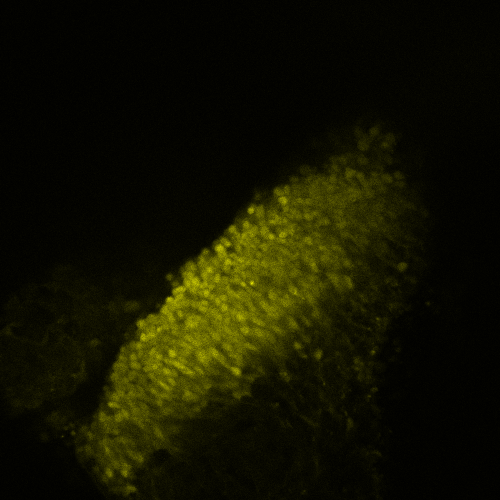
%> input picture Figure 5 - Spatial period analysis/Fig 5A - Image analysis pipeline/data/Exp1_2023_10_13/LatA 100nM/Slice 1/Lat A 100nM Slice1 z13.png, 1000 x 1000 px (shown at 1/2 size)
$ octave Slice1_100nM.m   (GNU Octave 9; MATLAB toolbox functions it lacks are replaced by stand-ins)
%> lines starting %> are read from the running program, lines starting %| are printed output that depends on the picture
clear, clc, close all

polyNum = 4;

%% load data and rotate
imag=imread('Lat A 100nM Slice1 z13.png');
%> imag is the input picture: size 1000x1000x3 uint8; mean R, G, B 19, 19, 0
dx=1/2.35; % Magnification factor pixels/um
figure(1), clf, subplot(121), imshow(imag)
title('Raw data')
im=imrotate(imag,45,'bilinear','crop');
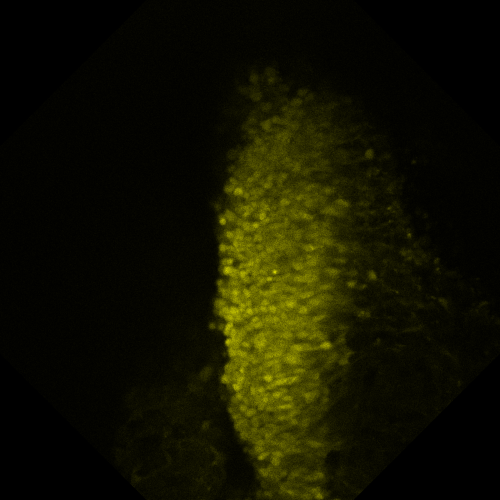
%> im: size 1000x1000x3 uint8 (shown at 1/2 size); mean R, G, B 18.1, 18.1, 0
figure(1), subplot(122), imshow(im)
title('Rotated image')

%left roi
left_x = 200;
left_y = 400;
left_w = 20;
left_h = 500;

% [5 lines of commented-out code are left out]

rectangle('Position',[left_x, left_y, left_w, left_h],...
          'Curvature',[0,0],...
         'LineWidth',1, 'EdgeColor','w')

%right roi
right_x = 570;
right_y = left_y;
right_w = 20;
right_h = left_h;

rectangle('Position',[right_x, right_y, right_w, right_h],...
          'Curvature',[0,0],...
         'LineWidth',1, 'EdgeColor','w')
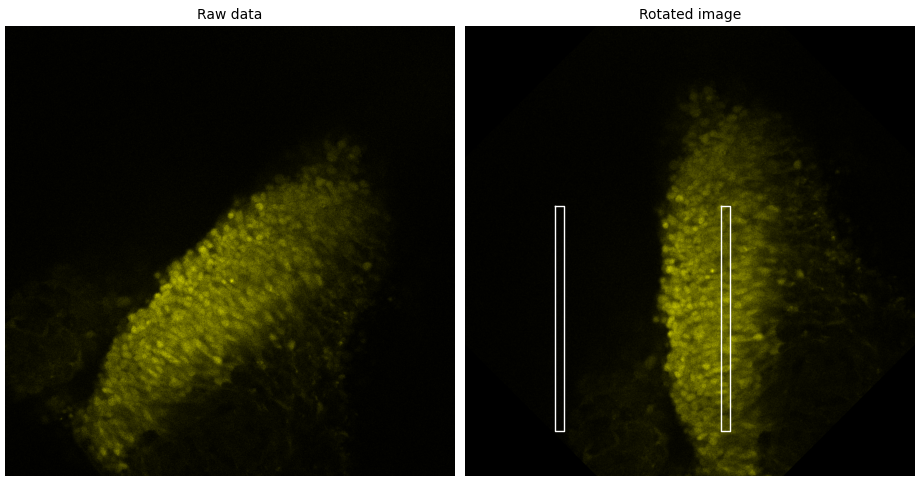
%> figure redrawn from the program's plot data, 2 panels

heightInMicrons = left_h*dx

% Crop to region of interest

roi_left=im(left_y:left_y+left_h, left_x:left_x+left_w);
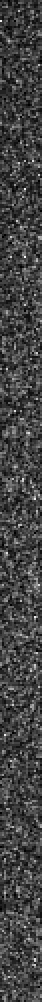
%> roi_left: size 501x21 uint8 (shown 2 times larger); min 0, max 15, mean 3.92; drawn with min black and max white

figure(2), subplot(241), imagesc(roi_left), title('Left side'), axis equal, xlim([0 size(roi_left,2)]);


roi_right=im(right_y:right_y+right_h, right_x:right_x+right_w);
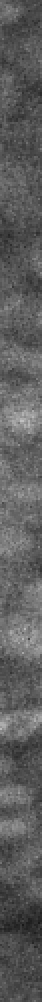
%> roi_right: size 501x21 uint8 (shown 2 times larger); min 24, max 194, mean 92.9
subplot(245), imagesc(roi_right), title('Right side'), axis equal, xlim([0 size(roi_left,2)]);;
colormap(jet)

%%
% get the mean across DV
% figure(10)
% plot(double(roi_left')); hold on
% plot(mean(double(roi_left')))
venus_left=mean(double(roi_left'));
%> venus_left = 501 values, max 5.81 at index 217, min 2.24 at index 23, mean 3.92
venus_right=mean(double(roi_right'));
%> venus_right = 501 values, max 150.2 at index 211, min 42.86 at index 465, mean 92.91
xl=[1:numel(venus_left)]*dx; % distance vect
%> xl = 501 values from 0.426 to 213.2
xr=[1:numel(venus_right)]*dx;
%> xr = 501 values from 0.426 to 213.2

% plot the data
figure(2),subplot(2,4,2),plot(xl,venus_left),hold on
xlabel('Distance (um)'), ylabel('Fluorescent Intensity');
% estimate trend
p = polyfit(xl,venus_left,polyNum);
%> p = [6.48e-09 -2.39e-06 0.000218 0.00423 3.28]
fit = polyval(p,xl);
%> fit = 501 values, max 4.31 at index 501, min 3.28 at index 1, mean 3.92
plot(xl,fit,'r'), title('Detrending line');
% acf of detrended
% get the ACF of mean venus
venus_left=venus_left-fit;
%> venus_left = 501 values, max 1.69 at index 217, min -1.52 at index 201, mean 3.73e-15
subplot(243), plot(xl,venus_left,'r');
%> after `plot(xl,venus_left,'r')`:
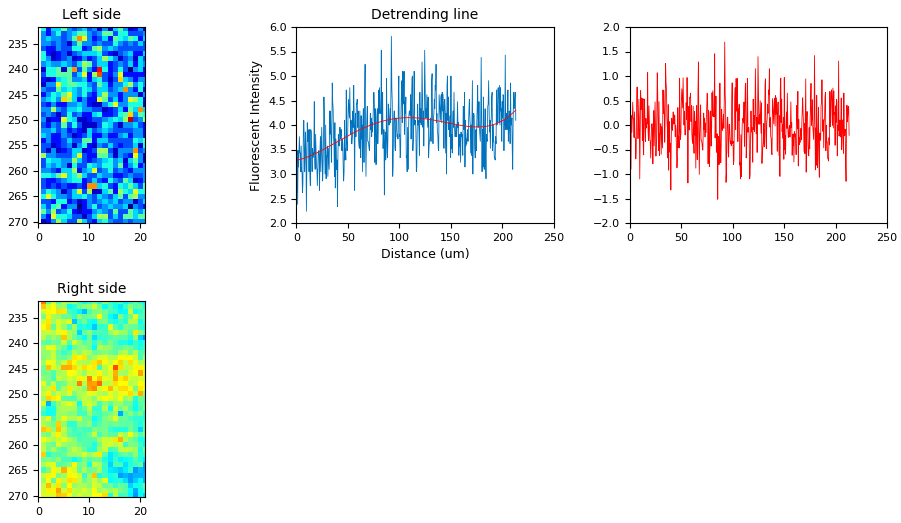
%> figure redrawn from the program's plot data, 4 panels
[r_left, lags]=xcorr(venus_left);
%> r_left = 1001 values, max 127.2 at index 501, min -18.26 at index 491, mean 2.84e-17; lags = 1001 values from -500 to 500
% apply some smoothing to acf-optional
%> (the run ends here)

$ run again, with Figure 5 - Spatial period analysis/Fig 5A - Image analysis pipeline/data/Exp1_2023_10_13/LatA 100nM/Slice 1/Lat A 100nM Slice1 z8.png copied over Figure 5 - Spatial period analysis/Fig 5A - Image analysis pipeline/data/Exp1_2023_10_13/LatA 100nM/Slice 1/Lat A 100nM Slice1 z13.png
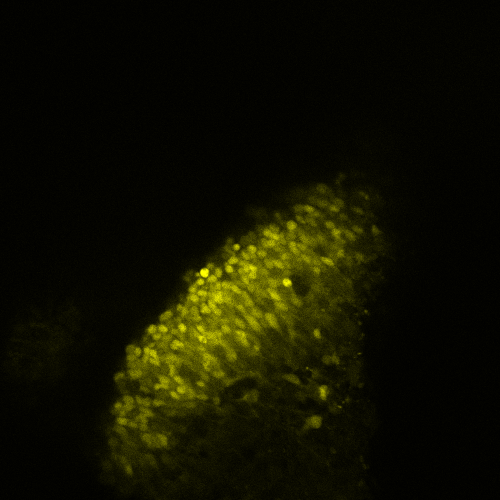
%> input picture Figure 5 - Spatial period analysis/Fig 5A - Image analysis pipeline/data/Exp1_2023_10_13/LatA 100nM/Slice 1/Lat A 100nM Slice1 z8.png, 1000 x 1000 px (shown at 1/2 size)
%> imag is the input picture: size 1000x1000x3 uint8; mean R, G, B 16.6, 16.6, 0
%> `roi_right=im(right_y:right_y+right_h, right_x:right_x+right_w);`:
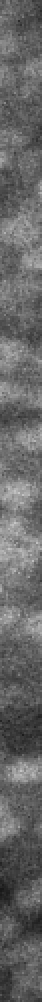
%> roi_right: size 501x21 uint8 (shown 2 times larger); min 25, max 200, mean 102.4
%> `venus_left=mean(double(roi_left'));`: venus_left = 501 values, max 5.1 at index 277, min 2.14 at index 34, mean 3.49
%> venus_right = 501 values, max 160.5 at index 275, min 53.1 at index 368, mean 102.4
%> p = [1.75e-09 -9.54e-07 0.000133 -0.00192 3.28]
%> fit = 501 values, max 3.67 at index 296, min 3.26 at index 501, mean 3.49
%> `venus_left=venus_left-fit;`: venus_left = 501 values, max 1.59 at index 23, min -1.15 at index 200, mean 5.33e-15
%> `plot(xl,venus_left,'r')`:
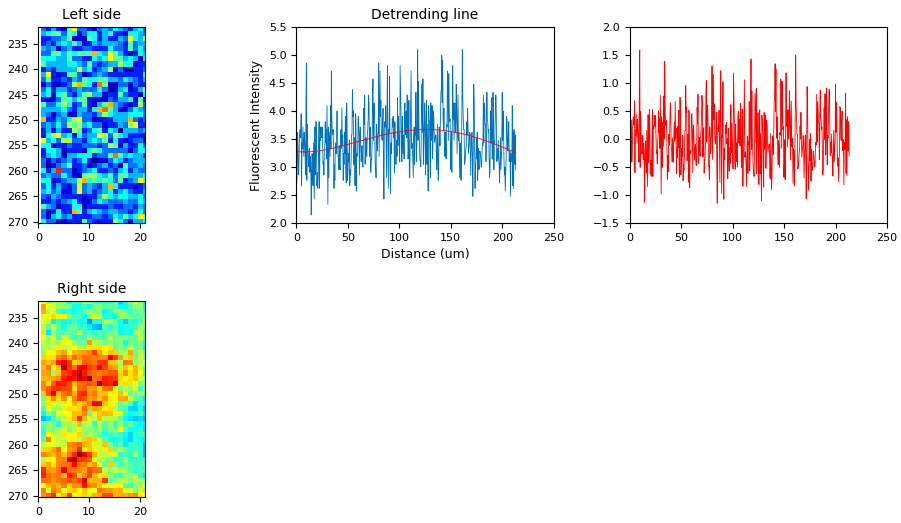
%> figure redrawn from the program's plot data, 4 panels
%> r_left = 1001 values, max 118.8 at index 501, min -16.11 at index 494, mean -1.42e-17; lags = 1001 values from -500 to 500
